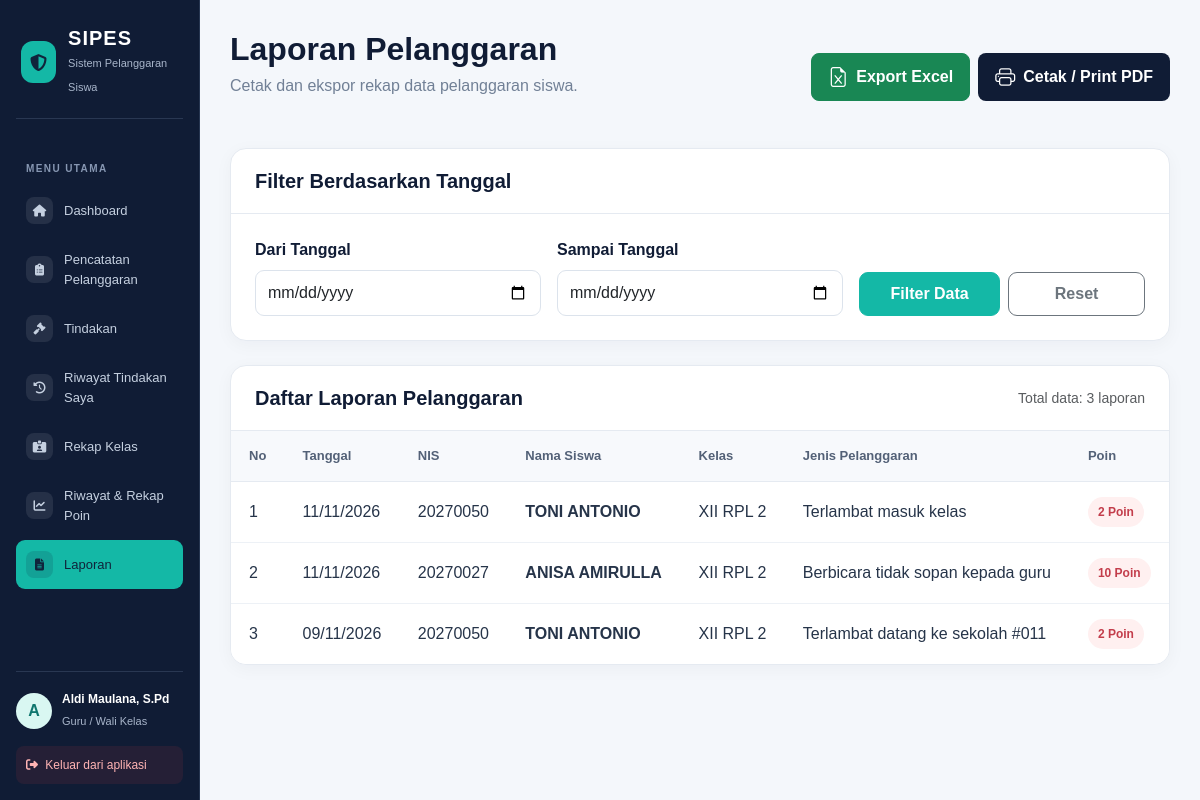
The page /laporan.php (signed in) on the database its author committed.
### tables this page shows
CREATE TABLE `t_pelanggaran_siswa` (
  `id` int(11) NOT NULL,
  `tahun_ajaran_id` int(11) DEFAULT NULL,
  `siswa_id` int(11) DEFAULT NULL,
  `nama_siswa` varchar(150) NOT NULL,
  `kelas_id` int(11) DEFAULT NULL,
  `nama_kelas` varchar(100) NOT NULL,
  `pelanggaran_id` int(11) DEFAULT NULL,
  `nama_pelanggaran` varchar(150) NOT NULL,
  `pelanggaran_kategori_id` int(11) DEFAULT NULL,
  `guru_id` int(11) DEFAULT NULL,
  `nama_guru` varchar(150) NOT NULL,
  `tanggal` date DEFAULT NULL,
  `keterangan` text NOT NULL,
  `poin` int(11) NOT NULL,
  `tindakan` text NOT NULL,
  `status` varchar(30) NOT NULL,
  `created_at` timestamp NOT NULL DEFAULT current_timestamp(),
  `updated_at` timestamp NOT NULL DEFAULT current_timestamp()
);

CREATE TABLE `t_siswa` (
  `id` int(11) NOT NULL,
  `nis` varchar(30) DEFAULT NULL,
  `nisn` varchar(20) NOT NULL,
  `nama` varchar(150) DEFAULT NULL,
  `jenis_kelamin` char(1) NOT NULL,
  `tanggal_lahir` date NOT NULL,
  `alamat` text NOT NULL,
  `status_aktif` tinyint(1) NOT NULL,
  `created_at` timestamp NOT NULL DEFAULT current_timestamp(),
  `updated_at` timestamp NOT NULL DEFAULT current_timestamp()
);

CREATE TABLE `t_kelas` (
  `id` int(11) NOT NULL,
  `nama` varchar(100) DEFAULT NULL,
  `tingkat` varchar(20) NOT NULL,
  `jurusan` varchar(100) NOT NULL,
  `status_aktif` tinyint(1) NOT NULL,
  `created_at` timestamp NOT NULL DEFAULT current_timestamp(),
  `updated_at` timestamp NOT NULL DEFAULT current_timestamp()
);

CREATE TABLE `t_pelanggaran` (
  `id` int(11) NOT NULL,
  `pelanggaran_kategori_id` int(11) DEFAULT NULL,
  `kode` varchar(30) DEFAULT NULL,
  `nama` varchar(150) DEFAULT NULL,
  `poin` int(11) NOT NULL,
  `deskripsi` text NOT NULL,
  `status_aktif` tinyint(1) NOT NULL,
  `created_at` timestamp NOT NULL DEFAULT current_timestamp(),
  `updated_at` timestamp NOT NULL DEFAULT current_timestamp()
);

### laporan.php (the view, shortened to what this page needs)
<?php
include 'config/koneksi.php';
$tgl_mulai = $_GET['tgl_mulai'] ?? '';
$tgl_selesai = $_GET['tgl_selesai'] ?? '';
$filter_aktif = false;
    ?>
    <?php
$batas = 10;
$halaman_aktif = isset($_GET['page']) ? (int)$_GET['page'] : 1;
$halaman_aktif = max(1, $halaman_aktif);
$mulai = ($halaman_aktif - 1) * $batas;
$sql_jml = "
    SELECT COUNT(*) AS total
    FROM t_pelanggaran_siswa ps
    WHERE LOWER(TRIM(COALESCE(ps.status, ''))) = 'selesai'
";
$stmt_jml = mysqli_prepare($koneksi, $sql_jml);
mysqli_stmt_execute($stmt_jml);
$result_jml = mysqli_stmt_get_result($stmt_jml);
$row_jml = mysqli_fetch_assoc($result_jml);
$total_data = (int)$row_jml['total'];
$sql = "
    SELECT ps.*, s.nis, s.nama AS nama_siswa,
           k.nama AS nama_kelas, p.nama AS nama_pelanggaran, p.poin
    FROM t_pelanggaran_siswa ps
    JOIN t_siswa s ON ps.siswa_id = s.id
    JOIN t_kelas k ON ps.kelas_id = k.id
    JOIN t_pelanggaran p ON ps.pelanggaran_id = p.id
    WHERE LOWER(TRIM(COALESCE(ps.status, ''))) = 'selesai'
";
$sql .= " ORDER BY ps.tanggal DESC LIMIT ?, ?";
$stmt = mysqli_prepare($koneksi, $sql);
if ($filter_aktif) {
    mysqli_stmt_bind_param(
        $stmt,
        "ssii",
        $tgl_mulai,
        $tgl_selesai,
        $mulai,
        $batas
    );
} else {
    mysqli_stmt_bind_param($stmt, "ii", $mulai, $batas);
}
mysqli_stmt_execute($stmt);
$query = mysqli_stmt_get_result($stmt);
?>
<!DOCTYPE html>
<html lang="id">
<head>
    <link href="https://cdn.jsdelivr.net/npm/bootstrap@5.3.3/dist/css/bootstrap.min.css" rel="stylesheet">
    <link rel="stylesheet" href="https://cdn.jsdelivr.net/npm/bootstrap-icons@1.11.3/font/bootstrap-icons.min.css">
    <link rel="stylesheet" href="https://cdnjs.cloudflare.com/ajax/libs/font-awesome/6.5.1/css/all.min.css">
</head>
<body>
<div class="no-print">
    <?php include 'includes/sidebar.php'; ?>
</div>
<main class="main-content">
    <div class="container-fluid p-0">
        <div class="d-flex flex-column flex-md-row justify-content-between align-items-md-center gap-3 mb-4 no-print">
            <div>
                <h2 class="page-title">Laporan Pelanggaran</h2>
                <p class="page-subtitle">Cetak dan ekspor rekap data pelanggaran siswa.</p>
            </div>
            <div class="d-flex gap-2 flex-wrap">
                <a href="laporan.php?export=excel<?= $filter_aktif ? '&tgl_mulai='.urlencode($tgl_mulai).'&tgl_selesai='.urlencode($tgl_selesai) : ''; ?>" class="btn btn-success fw-bold rounded-3 px-3 py-2 d-flex align-items-center gap-2">
                    <i class="bi bi-file-earmark-excel fs-5"></i> Export Excel
                </a>
                <button onclick="window.print()" class="btn text-white fw-bold rounded-3 px-3 py-2 d-flex align-items-center gap-2" style="background: var(--navy);">
                    <i class="bi bi-printer fs-5"></i> Cetak / Print PDF
                </button>
            </div>
        </div>
        <section class="content-card no-print">
            <div class="card-heading">
                <h5>Filter Berdasarkan Tanggal</h5>
            </div>
            <div class="card-body-custom">
                <form method="GET" action="laporan.php" class="row g-3 align-items-end">
                    <div class="col-md-4">
                        <label class="form-label">Dari Tanggal</label>
                        <input type="date" name="tgl_mulai" class="form-control" value="<?= htmlspecialchars($tgl_mulai); ?>" required>
                    </div>
                    <div class="col-md-4">
                        <label class="form-label">Sampai Tanggal</label>
                        <input type="date" name="tgl_selesai" class="form-control" value="<?= htmlspecialchars($tgl_selesai); ?>" required>
                    </div>
                    <div class="col-md-4 d-flex gap-2">
                        <button type="submit" class="btn btn-teal w-100">Filter Data</button>
                        <a href="laporan.php" class="btn btn-outline-secondary w-100 d-flex align-items-center justify-content-center" style="border-radius: 9px; font-weight: 600;">
                            Reset
                        </a>
                    </div>
                </form>
            </div>
        </section>
        <section class="content-card">
            <div class="card-heading d-flex justify-content-between align-items-center">
                <h5>Daftar Laporan Pelanggaran</h5>
                <small class="text-muted">Total data: <?= $total_data; ?> laporan</small>
            </div>
            <div class="table-responsive">
                <table class="table">
                    <thead>
                        <tr>
                            <th>No</th>
                            <th>Tanggal</th>
                            <th>NIS</th>
                            <th>Nama Siswa</th>
                            <th>Kelas</th>
                            <th>Jenis Pelanggaran</th>
                            <th>Poin</th>
                        </tr>
                    </thead>
                    <tbody>
                        <?php if ($query && mysqli_num_rows($query) > 0): ?>
                            <?php $no = $mulai + 1; while($d = mysqli_fetch_assoc($query)): ?>
                                <tr>
                                    <td><?= $no++; ?></td>
                                    <td><?= date('d/m/Y', strtotime($d['tanggal'])); ?></td>
                                    <td><?= htmlspecialchars($d['nis']); ?></td>
                                    <td><strong><?= htmlspecialchars($d['nama_siswa']); ?></strong></td>
                                    <td><?= htmlspecialchars($d['nama_kelas']); ?></td>
                                    <td><?= htmlspecialchars($d['nama_pelanggaran']); ?></td>
                                    <td>
                                        <span class="badge-poin">
                                            <?= (int)$d['poin']; ?> Poin
                                        </span>
                                    </td>
                                </tr>
                            <?php endwhile; ?>
                        <?php endif; ?>
                    </tbody>
                </table>
            </div>
        </section>
    </div>
</main>
</body>
</html>

### laporan.php (style rules this page uses)
:root { --navy: #101c35; --navy-hover: #20314d; --teal: #14b8a6; --background: #f4f7fb; --text: #263449; --muted: #718096; --border: #e5eaf1; }
body { background: var(--background); color: var(--text); font-family: Arial, sans-serif; min-height: 100vh; }
.main-content { margin-left: 16.666667%; padding: 30px; min-height: 100vh; }
.page-title { color: var(--navy); font-weight: 700; margin-bottom: 6px; }
.page-subtitle { color: var(--muted); margin-bottom: 26px; }
.content-card { background: #fff; border: 1px solid var(--border); border-radius: 16px; box-shadow: 0 4px 18px rgba(16, 28, 53, 0.04); overflow: hidden; margin-bottom: 24px; }
.card-heading { padding: 20px 24px; border-bottom: 1px solid var(--border); }
.card-heading h5 { color: var(--navy); font-weight: 700; margin: 0; }
.card-body-custom { padding: 24px; }
.form-label { font-weight: 600; color: var(--navy); margin-bottom: 8px; }
.form-control { border: 1px solid #dce3ec; border-radius: 9px; padding: 10px 12px; }
.btn-teal { background: var(--teal); border: 1px solid var(--teal); color: #fff; border-radius: 9px; padding: 9px 16px; font-weight: 600; }
.table { margin-bottom: 0; vertical-align: middle; }
.table thead th { background: #f7f9fc; color: #536177; font-size: 13px; font-weight: 700; padding: 15px 18px; border-bottom: 1px solid var(--border); white-space: nowrap; }
.table tbody td { padding: 15px 18px; border-bottom: 1px solid #edf1f6; color: var(--text); }
.table tbody tr:last-child td { border-bottom: none; }
.badge-poin { display: inline-block; background: #fff0f0; color: #c33d4b; padding: 6px 10px; border-radius: 20px; font-size: 12px; font-weight: 700; }

### rows shown on the page
t_pelanggaran_siswa: tanggal "11/11/2026", siswa.nis "20270050", siswa.nama "TONI ANTONIO", kelas.nama "XII RPL 2", pelanggaran.nama "Terlambat masuk kelas", pelanggaran.poin "2"
t_pelanggaran_siswa: tanggal "11/11/2026", siswa.nis "20270027", siswa.nama "ANISA AMIRULLA", kelas.nama "XII RPL 2", pelanggaran.nama "Berbicara tidak sopan kepada guru", pelanggaran.poin "10"
t_pelanggaran_siswa: tanggal "09/11/2026", siswa.nis "20270050", siswa.nama "TONI ANTONIO", kelas.nama "XII RPL 2", pelanggaran.nama "Terlambat datang ke sekolah #011", pelanggaran.poin "2"

### other values the page prints
substr($_SESSION['name'] ?? 'U', 0, 1) "A"
$_SESSION['name'] "Aldi Maulana, S.Pd"
$total_data "3"
